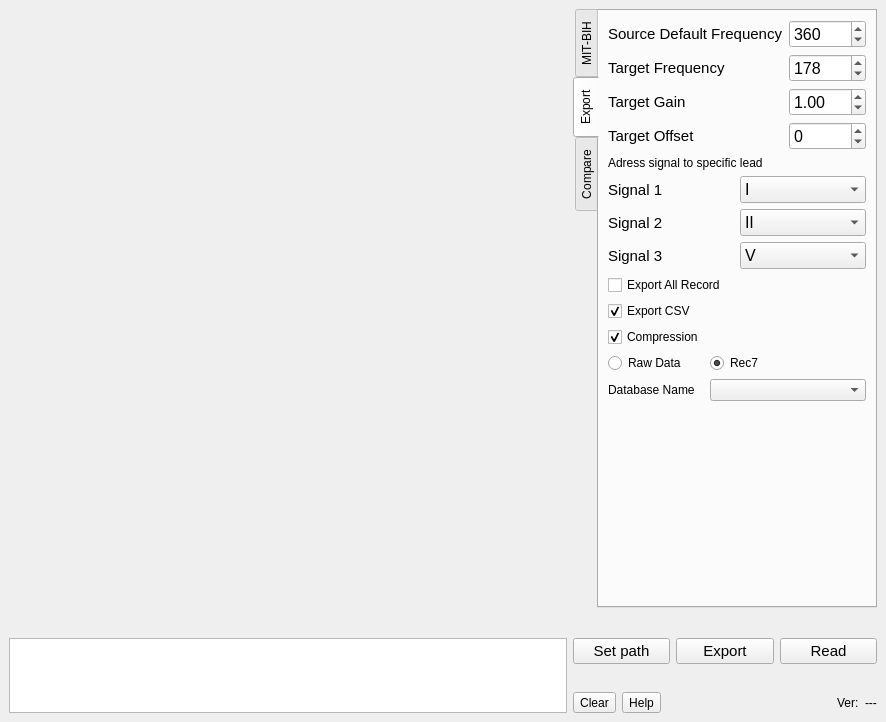
<?xml version="1.0" encoding="UTF-8"?>
<ui version="4.0">
 <class>MainWindow</class>
 <widget class="QMainWindow" name="MainWindow">
  <property name="geometry">
   <rect>
    <x>0</x>
    <y>0</y>
    <width>886</width>
    <height>722</height>
   </rect>
  </property>
  <property name="windowTitle">
   <string>QCardio </string>
  </property>
  <widget class="QWidget" name="centralwidget">
   <layout class="QGridLayout" name="gridLayout_11">
    <item row="0" column="0">
     <layout class="QGridLayout" name="gridLayout_2" columnstretch="7,0,0">
      <item row="0" column="0" rowspan="5">
       <widget class="QWidget" name="widgetSignal" native="true">
        <layout class="QVBoxLayout" name="verticalLayoutSignal">
         <property name="leftMargin">
          <number>0</number>
         </property>
         <property name="topMargin">
          <number>0</number>
         </property>
         <property name="rightMargin">
          <number>0</number>
         </property>
         <property name="bottomMargin">
          <number>0</number>
         </property>
        </layout>
       </widget>
      </item>
      <item row="6" column="0" rowspan="2">
       <widget class="QTextEdit" name="textEditLogs">
        <property name="readOnly">
         <bool>true</bool>
        </property>
       </widget>
      </item>
      <item row="6" column="1" rowspan="2" colspan="2">
       <layout class="QGridLayout" name="gridLayout_3" rowstretch="1,0,0">
        <item row="2" column="0">
         <layout class="QHBoxLayout" name="horizontalLayout">
          <item>
           <widget class="QToolButton" name="toolButtonClearLogs">
            <property name="text">
             <string>Clear</string>
            </property>
           </widget>
          </item>
          <item>
           <widget class="QToolButton" name="toolButtonHelp">
            <property name="text">
             <string>Help</string>
            </property>
           </widget>
          </item>
          <item>
           <spacer name="horizontalSpacer">
            <property name="orientation">
             <enum>Qt::Orientation::Horizontal</enum>
            </property>
            <property name="sizeHint" stdset="0">
             <size>
              <width>40</width>
              <height>20</height>
             </size>
            </property>
           </spacer>
          </item>
          <item>
           <layout class="QGridLayout" name="gridLayoutProgressBar"/>
          </item>
          <item>
           <spacer name="horizontalSpacer_4">
            <property name="orientation">
             <enum>Qt::Orientation::Horizontal</enum>
            </property>
            <property name="sizeHint" stdset="0">
             <size>
              <width>40</width>
              <height>20</height>
             </size>
            </property>
           </spacer>
          </item>
          <item>
           <widget class="QLabel" name="labelVersionTxt">
            <property name="text">
             <string>Ver:</string>
            </property>
           </widget>
          </item>
          <item>
           <widget class="QLabel" name="labelVersion">
            <property name="text">
             <string>---</string>
            </property>
           </widget>
          </item>
         </layout>
        </item>
        <item row="0" column="0">
         <layout class="QGridLayout" name="gridLayout">
          <item row="0" column="0">
           <widget class="QPushButton" name="pushButtonSetPath">
            <property name="font">
             <font>
              <pointsize>11</pointsize>
             </font>
            </property>
            <property name="text">
             <string>Set path</string>
            </property>
           </widget>
          </item>
          <item row="0" column="1">
           <widget class="QPushButton" name="pushButtonExport">
            <property name="font">
             <font>
              <pointsize>11</pointsize>
             </font>
            </property>
            <property name="text">
             <string>Export</string>
            </property>
           </widget>
          </item>
          <item row="0" column="2">
           <widget class="QPushButton" name="pushButtonRead">
            <property name="font">
             <font>
              <pointsize>11</pointsize>
             </font>
            </property>
            <property name="text">
             <string>Read</string>
            </property>
           </widget>
          </item>
         </layout>
        </item>
        <item row="1" column="0">
         <spacer name="verticalSpacer_4">
          <property name="orientation">
           <enum>Qt::Orientation::Vertical</enum>
          </property>
          <property name="sizeHint" stdset="0">
           <size>
            <width>20</width>
            <height>40</height>
           </size>
          </property>
         </spacer>
        </item>
       </layout>
      </item>
      <item row="0" column="1" colspan="2">
       <widget class="QTabWidget" name="tabWidget">
        <property name="contextMenuPolicy">
         <enum>Qt::ContextMenuPolicy::DefaultContextMenu</enum>
        </property>
        <property name="layoutDirection">
         <enum>Qt::LayoutDirection::LeftToRight</enum>
        </property>
        <property name="tabPosition">
         <enum>QTabWidget::TabPosition::West</enum>
        </property>
        <property name="currentIndex">
         <number>1</number>
        </property>
        <property name="tabBarAutoHide">
         <bool>false</bool>
        </property>
        <widget class="QWidget" name="tab">
         <attribute name="title">
          <string>MIT-BIH</string>
         </attribute>
         <layout class="QGridLayout" name="gridLayout_5">
          <item row="2" column="0" colspan="2">
           <spacer name="verticalSpacer">
            <property name="orientation">
             <enum>Qt::Orientation::Vertical</enum>
            </property>
            <property name="sizeHint" stdset="0">
             <size>
              <width>20</width>
              <height>74</height>
             </size>
            </property>
           </spacer>
          </item>
          <item row="1" column="0" colspan="2">
           <layout class="QGridLayout" name="gridLayoutInfo">
            <item row="1" column="0">
             <widget class="QTextEdit" name="textEditSignalInfo"/>
            </item>
            <item row="0" column="0">
             <widget class="QLabel" name="labelInfo">
              <property name="font">
               <font>
                <pointsize>10</pointsize>
               </font>
              </property>
              <property name="text">
               <string>Information</string>
              </property>
             </widget>
            </item>
           </layout>
          </item>
          <item row="0" column="0" colspan="2">
           <layout class="QGridLayout" name="gridLayoutData">
            <item row="0" column="0">
             <widget class="QLabel" name="labelData">
              <property name="font">
               <font>
                <pointsize>10</pointsize>
               </font>
              </property>
              <property name="text">
               <string>Data</string>
              </property>
             </widget>
            </item>
            <item row="1" column="0">
             <widget class="QListWidget" name="listWidgetItems"/>
            </item>
           </layout>
          </item>
         </layout>
        </widget>
        <widget class="QWidget" name="tabExport">
         <attribute name="title">
          <string>Export</string>
         </attribute>
         <layout class="QGridLayout" name="gridLayout_7">
          <item row="2" column="0" colspan="3">
           <layout class="QGridLayout" name="gridLayout_6">
            <item row="1" column="0">
             <widget class="QCheckBox" name="checkBoxExportCSV">
              <property name="text">
               <string>Export CSV</string>
              </property>
              <property name="checked">
               <bool>true</bool>
              </property>
             </widget>
            </item>
            <item row="3" column="1">
             <widget class="QRadioButton" name="radioButtonRec7">
              <property name="text">
               <string>Rec7</string>
              </property>
              <property name="checked">
               <bool>true</bool>
              </property>
             </widget>
            </item>
            <item row="0" column="0" colspan="2">
             <widget class="QCheckBox" name="checkBoxExportAllData">
              <property name="text">
               <string>Export All Record </string>
              </property>
             </widget>
            </item>
            <item row="2" column="0">
             <widget class="QCheckBox" name="checkBoxCompression">
              <property name="text">
               <string>Compression</string>
              </property>
              <property name="checked">
               <bool>true</bool>
              </property>
             </widget>
            </item>
            <item row="4" column="0">
             <widget class="QLabel" name="label_6">
              <property name="text">
               <string>Database Name</string>
              </property>
             </widget>
            </item>
            <item row="3" column="0">
             <widget class="QRadioButton" name="radioButtonRawSample">
              <property name="text">
               <string>Raw Data</string>
              </property>
             </widget>
            </item>
            <item row="4" column="1" colspan="2">
             <widget class="QComboBox" name="comboBoxDatabaseName"/>
            </item>
           </layout>
          </item>
          <item row="1" column="0" colspan="3">
           <layout class="QGridLayout" name="gridLayout_4">
            <item row="3" column="0">
             <widget class="QLabel" name="label_4">
              <property name="font">
               <font>
                <pointsize>11</pointsize>
               </font>
              </property>
              <property name="text">
               <string>Signal 3</string>
              </property>
             </widget>
            </item>
            <item row="2" column="1">
             <widget class="QComboBox" name="comboBoxSignal2">
              <property name="font">
               <font>
                <pointsize>12</pointsize>
               </font>
              </property>
              <property name="currentIndex">
               <number>1</number>
              </property>
              <item>
               <property name="text">
                <string>I</string>
               </property>
              </item>
              <item>
               <property name="text">
                <string>II</string>
               </property>
              </item>
              <item>
               <property name="text">
                <string>V</string>
               </property>
              </item>
              <item>
               <property name="text">
                <string>None</string>
               </property>
              </item>
             </widget>
            </item>
            <item row="2" column="0">
             <widget class="QLabel" name="label_3">
              <property name="font">
               <font>
                <pointsize>11</pointsize>
               </font>
              </property>
              <property name="text">
               <string>Signal 2 </string>
              </property>
             </widget>
            </item>
            <item row="1" column="1">
             <widget class="QComboBox" name="comboBoxSignal1">
              <property name="font">
               <font>
                <pointsize>12</pointsize>
               </font>
              </property>
              <item>
               <property name="text">
                <string>I</string>
               </property>
              </item>
              <item>
               <property name="text">
                <string>II</string>
               </property>
              </item>
              <item>
               <property name="text">
                <string>V</string>
               </property>
              </item>
              <item>
               <property name="text">
                <string>None</string>
               </property>
              </item>
              <item>
               <property name="text">
                <string/>
               </property>
              </item>
             </widget>
            </item>
            <item row="3" column="1">
             <widget class="QComboBox" name="comboBoxSignal3">
              <property name="font">
               <font>
                <pointsize>12</pointsize>
               </font>
              </property>
              <property name="currentIndex">
               <number>2</number>
              </property>
              <item>
               <property name="text">
                <string>I</string>
               </property>
              </item>
              <item>
               <property name="text">
                <string>II</string>
               </property>
              </item>
              <item>
               <property name="text">
                <string>V</string>
               </property>
              </item>
              <item>
               <property name="text">
                <string>None</string>
               </property>
              </item>
             </widget>
            </item>
            <item row="1" column="0">
             <widget class="QLabel" name="label_2">
              <property name="font">
               <font>
                <pointsize>11</pointsize>
               </font>
              </property>
              <property name="text">
               <string>Signal 1</string>
              </property>
             </widget>
            </item>
            <item row="0" column="0" colspan="2">
             <widget class="QLabel" name="label_5">
              <property name="text">
               <string>Adress signal to specific lead</string>
              </property>
             </widget>
            </item>
           </layout>
          </item>
          <item row="0" column="0" colspan="3">
           <layout class="QGridLayout" name="gridLayoutFreq">
            <item row="1" column="0">
             <widget class="QLabel" name="labelTargetFreq">
              <property name="font">
               <font>
                <pointsize>11</pointsize>
               </font>
              </property>
              <property name="text">
               <string>Target Frequency</string>
              </property>
             </widget>
            </item>
            <item row="1" column="1">
             <widget class="QSpinBox" name="spinBoxTargetFreq">
              <property name="font">
               <font>
                <pointsize>12</pointsize>
               </font>
              </property>
              <property name="minimum">
               <number>50</number>
              </property>
              <property name="maximum">
               <number>1000</number>
              </property>
              <property name="value">
               <number>178</number>
              </property>
             </widget>
            </item>
            <item row="3" column="1">
             <widget class="QSpinBox" name="spinBoxOffset">
              <property name="font">
               <font>
                <pointsize>12</pointsize>
               </font>
              </property>
              <property name="minimum">
               <number>-2000</number>
              </property>
              <property name="maximum">
               <number>2000</number>
              </property>
             </widget>
            </item>
            <item row="2" column="1">
             <widget class="QDoubleSpinBox" name="doubleSpinBoxGain">
              <property name="font">
               <font>
                <pointsize>12</pointsize>
               </font>
              </property>
              <property name="minimum">
               <double>0.100000000000000</double>
              </property>
              <property name="value">
               <double>1.000000000000000</double>
              </property>
             </widget>
            </item>
            <item row="2" column="0">
             <widget class="QLabel" name="labelGain">
              <property name="font">
               <font>
                <pointsize>11</pointsize>
               </font>
              </property>
              <property name="text">
               <string>Target Gain</string>
              </property>
             </widget>
            </item>
            <item row="3" column="0">
             <widget class="QLabel" name="labelOffset">
              <property name="font">
               <font>
                <pointsize>11</pointsize>
               </font>
              </property>
              <property name="text">
               <string>Target Offset</string>
              </property>
             </widget>
            </item>
            <item row="0" column="0">
             <widget class="QLabel" name="label">
              <property name="font">
               <font>
                <pointsize>11</pointsize>
               </font>
              </property>
              <property name="text">
               <string>Source Default Frequency</string>
              </property>
             </widget>
            </item>
            <item row="0" column="1">
             <widget class="QSpinBox" name="spinBoxSourceFreq">
              <property name="font">
               <font>
                <pointsize>12</pointsize>
               </font>
              </property>
              <property name="minimum">
               <number>1</number>
              </property>
              <property name="maximum">
               <number>1000</number>
              </property>
              <property name="value">
               <number>360</number>
              </property>
             </widget>
            </item>
           </layout>
          </item>
          <item row="3" column="1">
           <spacer name="verticalSpacer_2">
            <property name="orientation">
             <enum>Qt::Orientation::Vertical</enum>
            </property>
            <property name="sizeHint" stdset="0">
             <size>
              <width>20</width>
              <height>254</height>
             </size>
            </property>
           </spacer>
          </item>
         </layout>
        </widget>
        <widget class="QWidget" name="Compare">
         <attribute name="title">
          <string>Compare</string>
         </attribute>
         <layout class="QGridLayout" name="gridLayout_10">
          <item row="4" column="1">
           <spacer name="verticalSpacer_3">
            <property name="orientation">
             <enum>Qt::Orientation::Vertical</enum>
            </property>
            <property name="sizeHint" stdset="0">
             <size>
              <width>20</width>
              <height>125</height>
             </size>
            </property>
           </spacer>
          </item>
          <item row="2" column="0" colspan="3">
           <layout class="QGridLayout" name="gridLayout_9">
            <item row="0" column="1">
             <widget class="QPushButton" name="pushButtonData2">
              <property name="text">
               <string>Select</string>
              </property>
             </widget>
            </item>
            <item row="0" column="0">
             <widget class="QLabel" name="labelData2">
              <property name="text">
               <string>Selected Dataset For Compare</string>
              </property>
             </widget>
            </item>
            <item row="1" column="0" colspan="2">
             <widget class="QListWidget" name="listWidgetDir2"/>
            </item>
           </layout>
          </item>
          <item row="0" column="0" colspan="3">
           <layout class="QGridLayout" name="gridLayout_8">
            <item row="0" column="0">
             <widget class="QLabel" name="labelData1">
              <property name="text">
               <string>Reference Standard Dataset</string>
              </property>
             </widget>
            </item>
            <item row="1" column="0" colspan="2">
             <widget class="QListWidget" name="listWidgetDir1"/>
            </item>
            <item row="0" column="1">
             <widget class="QPushButton" name="pushButtonData1">
              <property name="text">
               <string>Select</string>
              </property>
             </widget>
            </item>
           </layout>
          </item>
          <item row="5" column="0">
           <spacer name="horizontalSpacer_2">
            <property name="orientation">
             <enum>Qt::Orientation::Horizontal</enum>
            </property>
            <property name="sizeHint" stdset="0">
             <size>
              <width>40</width>
              <height>20</height>
             </size>
            </property>
           </spacer>
          </item>
          <item row="5" column="1">
           <widget class="QPushButton" name="pushButtonCompare">
            <property name="text">
             <string>Compare</string>
            </property>
           </widget>
          </item>
          <item row="5" column="2">
           <spacer name="horizontalSpacer_3">
            <property name="orientation">
             <enum>Qt::Orientation::Horizontal</enum>
            </property>
            <property name="sizeHint" stdset="0">
             <size>
              <width>40</width>
              <height>20</height>
             </size>
            </property>
           </spacer>
          </item>
         </layout>
        </widget>
       </widget>
      </item>
     </layout>
    </item>
   </layout>
  </widget>
 </widget>
 <resources/>
 <connections/>
</ui>
